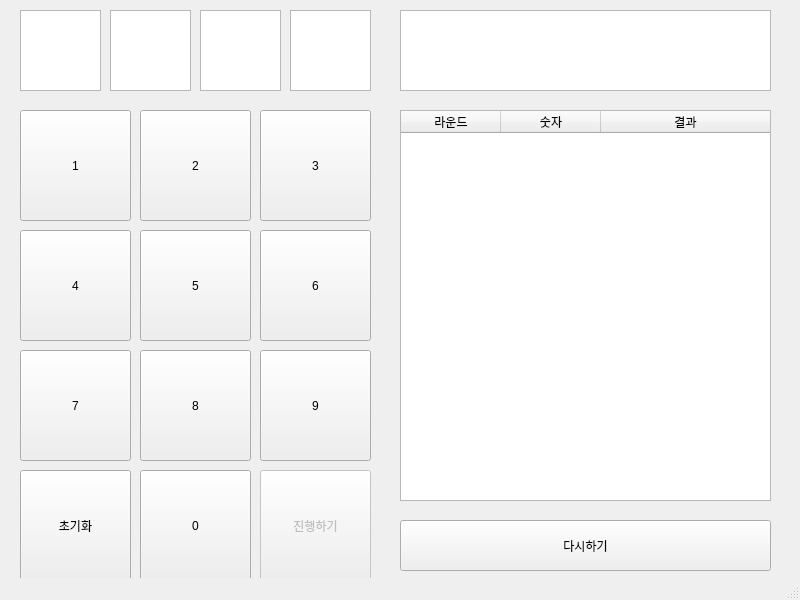
<?xml version="1.0" encoding="UTF-8"?>
<ui version="4.0">
 <class>MainWindow</class>
 <widget class="QMainWindow" name="MainWindow">
  <property name="geometry">
   <rect>
    <x>0</x>
    <y>0</y>
    <width>800</width>
    <height>600</height>
   </rect>
  </property>
  <property name="windowTitle">
   <string>MainWindow</string>
  </property>
  <widget class="QWidget" name="centralwidget">
   <widget class="QPushButton" name="replayButton">
    <property name="geometry">
     <rect>
      <x>400</x>
      <y>520</y>
      <width>371</width>
      <height>51</height>
     </rect>
    </property>
    <property name="text">
     <string>다시하기</string>
    </property>
   </widget>
   <widget class="QTextBrowser" name="resultBrowser">
    <property name="geometry">
     <rect>
      <x>400</x>
      <y>10</y>
      <width>371</width>
      <height>81</height>
     </rect>
    </property>
   </widget>
   <widget class="QTextBrowser" name="number1">
    <property name="geometry">
     <rect>
      <x>20</x>
      <y>10</y>
      <width>81</width>
      <height>81</height>
     </rect>
    </property>
    <property name="mouseTracking">
     <bool>false</bool>
    </property>
   </widget>
   <widget class="QTextBrowser" name="number2">
    <property name="geometry">
     <rect>
      <x>110</x>
      <y>10</y>
      <width>81</width>
      <height>81</height>
     </rect>
    </property>
    <property name="mouseTracking">
     <bool>false</bool>
    </property>
   </widget>
   <widget class="QTextBrowser" name="number3">
    <property name="geometry">
     <rect>
      <x>200</x>
      <y>10</y>
      <width>81</width>
      <height>81</height>
     </rect>
    </property>
    <property name="mouseTracking">
     <bool>false</bool>
    </property>
   </widget>
   <widget class="QTextBrowser" name="number4">
    <property name="geometry">
     <rect>
      <x>290</x>
      <y>10</y>
      <width>81</width>
      <height>81</height>
     </rect>
    </property>
    <property name="mouseTracking">
     <bool>false</bool>
    </property>
   </widget>
   <widget class="QPushButton" name="button3">
    <property name="geometry">
     <rect>
      <x>260</x>
      <y>110</y>
      <width>111</width>
      <height>111</height>
     </rect>
    </property>
    <property name="text">
     <string>3</string>
    </property>
   </widget>
   <widget class="QPushButton" name="button2">
    <property name="geometry">
     <rect>
      <x>140</x>
      <y>110</y>
      <width>111</width>
      <height>111</height>
     </rect>
    </property>
    <property name="text">
     <string>2</string>
    </property>
   </widget>
   <widget class="QPushButton" name="button1">
    <property name="geometry">
     <rect>
      <x>20</x>
      <y>110</y>
      <width>111</width>
      <height>111</height>
     </rect>
    </property>
    <property name="text">
     <string>1</string>
    </property>
   </widget>
   <widget class="QPushButton" name="button5">
    <property name="geometry">
     <rect>
      <x>140</x>
      <y>230</y>
      <width>111</width>
      <height>111</height>
     </rect>
    </property>
    <property name="text">
     <string>5</string>
    </property>
   </widget>
   <widget class="QPushButton" name="button6">
    <property name="geometry">
     <rect>
      <x>260</x>
      <y>230</y>
      <width>111</width>
      <height>111</height>
     </rect>
    </property>
    <property name="text">
     <string>6</string>
    </property>
   </widget>
   <widget class="QPushButton" name="button4">
    <property name="geometry">
     <rect>
      <x>20</x>
      <y>230</y>
      <width>111</width>
      <height>111</height>
     </rect>
    </property>
    <property name="text">
     <string>4</string>
    </property>
   </widget>
   <widget class="QPushButton" name="button8">
    <property name="geometry">
     <rect>
      <x>140</x>
      <y>350</y>
      <width>111</width>
      <height>111</height>
     </rect>
    </property>
    <property name="text">
     <string>8</string>
    </property>
   </widget>
   <widget class="QPushButton" name="button9">
    <property name="geometry">
     <rect>
      <x>260</x>
      <y>350</y>
      <width>111</width>
      <height>111</height>
     </rect>
    </property>
    <property name="text">
     <string>9</string>
    </property>
   </widget>
   <widget class="QPushButton" name="button7">
    <property name="geometry">
     <rect>
      <x>20</x>
      <y>350</y>
      <width>111</width>
      <height>111</height>
     </rect>
    </property>
    <property name="text">
     <string>7</string>
    </property>
   </widget>
   <widget class="QPushButton" name="button0">
    <property name="geometry">
     <rect>
      <x>140</x>
      <y>470</y>
      <width>111</width>
      <height>111</height>
     </rect>
    </property>
    <property name="text">
     <string>0</string>
    </property>
   </widget>
   <widget class="QPushButton" name="playButton">
    <property name="enabled">
     <bool>false</bool>
    </property>
    <property name="geometry">
     <rect>
      <x>260</x>
      <y>470</y>
      <width>111</width>
      <height>111</height>
     </rect>
    </property>
    <property name="text">
     <string>진행하기</string>
    </property>
   </widget>
   <widget class="QPushButton" name="resetButton">
    <property name="geometry">
     <rect>
      <x>20</x>
      <y>470</y>
      <width>111</width>
      <height>111</height>
     </rect>
    </property>
    <property name="text">
     <string>초기화</string>
    </property>
   </widget>
   <widget class="QTableWidget" name="resultWidget">
    <property name="geometry">
     <rect>
      <x>400</x>
      <y>110</y>
      <width>371</width>
      <height>391</height>
     </rect>
    </property>
    <property name="sizeAdjustPolicy">
     <enum>QAbstractScrollArea::AdjustIgnored</enum>
    </property>
    <property name="editTriggers">
     <set>QAbstractItemView::NoEditTriggers</set>
    </property>
    <property name="tabKeyNavigation">
     <bool>true</bool>
    </property>
    <property name="showDropIndicator" stdset="0">
     <bool>false</bool>
    </property>
    <property name="dragDropOverwriteMode">
     <bool>false</bool>
    </property>
    <property name="selectionMode">
     <enum>QAbstractItemView::NoSelection</enum>
    </property>
    <property name="showGrid">
     <bool>true</bool>
    </property>
    <property name="sortingEnabled">
     <bool>false</bool>
    </property>
    <attribute name="horizontalHeaderVisible">
     <bool>true</bool>
    </attribute>
    <attribute name="horizontalHeaderCascadingSectionResizes">
     <bool>false</bool>
    </attribute>
    <attribute name="horizontalHeaderHighlightSections">
     <bool>true</bool>
    </attribute>
    <attribute name="horizontalHeaderShowSortIndicator" stdset="0">
     <bool>false</bool>
    </attribute>
    <attribute name="horizontalHeaderStretchLastSection">
     <bool>true</bool>
    </attribute>
    <attribute name="verticalHeaderVisible">
     <bool>false</bool>
    </attribute>
    <attribute name="verticalHeaderCascadingSectionResizes">
     <bool>false</bool>
    </attribute>
    <attribute name="verticalHeaderHighlightSections">
     <bool>true</bool>
    </attribute>
    <attribute name="verticalHeaderShowSortIndicator" stdset="0">
     <bool>false</bool>
    </attribute>
    <attribute name="verticalHeaderStretchLastSection">
     <bool>false</bool>
    </attribute>
    <column>
     <property name="text">
      <string>라운드</string>
     </property>
    </column>
    <column>
     <property name="text">
      <string>숫자</string>
     </property>
    </column>
    <column>
     <property name="text">
      <string>결과</string>
     </property>
    </column>
   </widget>
  </widget>
  <widget class="QStatusBar" name="statusbar"/>
 </widget>
 <resources/>
 <connections/>
</ui>
